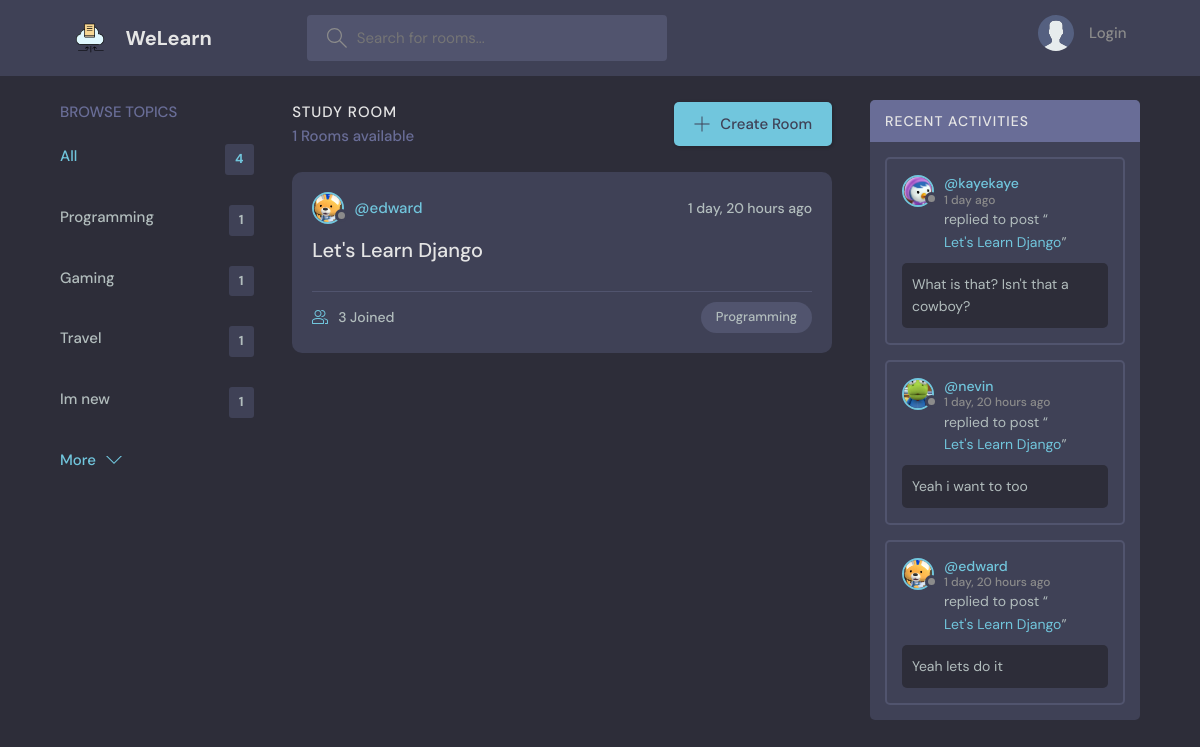
Page /?q=Programming on the committed database.
### base/models.py (models this page shows, shortened)
class Topic(models.Model):
    name = models.CharField(max_length=100)

class Room(models.Model):
    host = models.ForeignKey(User, on_delete=models.SET_NULL, null= True)
    topic = models.ForeignKey(Topic, on_delete=models.SET_NULL, null= True)
    name = models.CharField(max_length = 200)
    description = models.TextField(null=True, blank= True)
    participants = models.ManyToManyField(User, related_name='participants', blank=True)
    updated = models.DateTimeField(auto_now=True)
    created = models.DateTimeField(auto_now_add=True)
    class Meta:
        ordering = ['-updated','-created']

class User(AbstractUser):
    name = models.CharField(max_length=200, null=True)
    email = models.EmailField(null= True, unique=True)
    bio = models.TextField(null=True)
    avatar = models.ImageField(null=True, default="avatar.svg")
    USERNAME_FIELD = 'email'
    REQUIRED_FIELDS = []

class Message(models.Model):
    user= models.ForeignKey(User, on_delete=models.CASCADE)
    room= models.ForeignKey(Room, on_delete=models.CASCADE)
    body = models.TextField()
    updated = models.DateTimeField(auto_now=True)
    created = models.DateTimeField(auto_now_add=True)
    class Meta:
        ordering = ['-updated','-created']

### base/views.py (the view)
# urls.py: path('', views.home, name="home"),
def home(request):
    q = request.GET.get('q') if request.GET.get('q') != None else ''
    rooms = Room.objects.filter(
        Q(topic__name__icontains=q) |
        Q(name__icontains=q) |
        Q(description__icontains=q)
    )
    topics= Topic.objects.all()[0:5]
    room_count = rooms.count()
    room_messages = Message.objects.filter(Q(room__topic__name__icontains=q))
    context = {'rooms': rooms, 'topics':topics,
             'room_count': room_count,
             'room_messages':room_messages,
    }
    return render(request,'base/home.html', context)

### base/templates/base/home.html (shortened to what this page needs)
{% extends 'main.html' %}
{% block content %}
    <main class="layout layout--3">
      <div class="container">
        {% include 'base/topics_component.html' %}
        <div class="roomList">
          <div class="roomList__header">
            <div>
              <h2>Study Room</h2>
              <p>{{room_count}} Rooms available</p>
            </div>
            <a class="btn btn--main" href="{% url 'create-room' %}">
              <svg version="1.1" xmlns="http://www.w3.org/2000/svg" width="32" height="32" viewBox="0 0 32 32">
                <title>add</title>
                <path
                  d="M16.943 0.943h-1.885v14.115h-14.115v1.885h14.115v14.115h1.885v-14.115h14.115v-1.885h-14.115v-14.115z"
                ></path>
              </svg>
              Create Room
            </a>
          </div>
          {% include 'base/feed_component.html' %}
        </div>
        {% include 'base/activity_component.html' %}
      </div>
    </main>
    {% endblock %}

### base/templates/base/topics_component.html
<div class="topics">
    <div class="topics__header">
      <h2>Browse Topics</h2>
    </div>
    <ul class="topics__list">
      <li>
        <a href="{% url 'home' %}" class="active">All <span>{{topics.count}}</span></a>
      </li>
      {% for topic in topics %}
      <li>
        <a href="{% url 'home' %}?q={{topic.name}}">{{topic.name}}<span>{{topic.room_set.all.count}}</span></a>
      </li>
      {% endfor %}
    </ul>
    <a class="btn btn--link" href="{% url 'topics' %}">
      More
      <svg version="1.1" xmlns="http://www.w3.org/2000/svg" width="32" height="32" viewBox="0 0 32 32">
        <title>chevron-down</title>
        <path d="M16 21l-13-13h-3l16 16 16-16h-3l-13 13z"></path>
      </svg>
    </a>
  </div>

### base/templates/base/feed_component.html (shortened to what this page needs)
{% for room in rooms %}
<div class="roomListRoom">
    <div class="roomListRoom__header">
        <a href="{% url 'user-profile' room.host.id %}" class="roomListRoom__author">
            <div class="avatar avatar--small">
                <img src="{{room.host.avatar.url}}" />
            </div>
            <span>@{{room.host.username}}</span>
        </a>
        <div class="roomListRoom__actions">
            <span>{{room.created|timesince}} ago</span>
        </div>
    </div>
    <div class="roomListRoom__content">
        <a href="{% url 'room' room.id %}">{{room.name}}</a>
    </div>
    <div class="roomListRoom__meta">
        <a href="{% url 'room' room.id %}" class="roomListRoom__joined">
            {{room.participants.all.count}} Joined
        </a>
        <p class="roomListRoom__topic">{{room.topic.name}}</p>
    </div>
</div>
{% endfor %}

### base/templates/base/activity_component.html (shortened to what this page needs)
<div class="activities">
    <div class="activities__header">
      <h2>Recent Activities</h2>
    </div>
    {% for message in room_messages %}
    <div class="activities__box">
      <div class="activities__boxHeader roomListRoom__header">
        <a href="{%url 'user-profile' message.user.id %}" class="roomListRoom__author">
          <div class="avatar avatar--small">
            <img src="{{message.user.avatar.url}}" />
          </div>
          <p>
            @{{message.user.username}}
            <span>{{message.created|timesince}} ago</span>
          </p>
        </a>
      </div>
      <div class="activities__boxContent">
        <p>replied to post “<a href="{% url 'room' message.room.id %}">{{message.room.name}}</a>”</p>
        <div class="activities__boxRoomContent">
          {{message.body}}
        </div>
      </div>
    </div>
    {% endfor %}
  </div>

### rows in the picture
Topic: name "Programming", room_set.all.count "1"
Topic: name "Gaming", room_set.all.count "1"
Topic: name "Travel", room_set.all.count "1"
Topic: name "Im new", room_set.all.count "1"
Room: host.avatar (picture), host.username "edward", created "1 day, 20 hours", name "Let's Learn Django", participants.all.count "3", topic.name "Programming"
Message: user.avatar (picture), user.username "kayekaye", created "1 day", room.name "Let's Learn Django", body "What is that? Isn't that a cowboy?"
Message: user.avatar (picture), user.username "nevin", created "1 day, 20 hours", room.name "Let's Learn Django", body "Yeah i want to too"
Message: user.avatar (picture), user.username "edward", created "1 day, 20 hours", room.name "Let's Learn Django", body "Yeah lets do it"

### other values in the picture
{{ topics.count }} "4"
{{ room_count }} "1"
